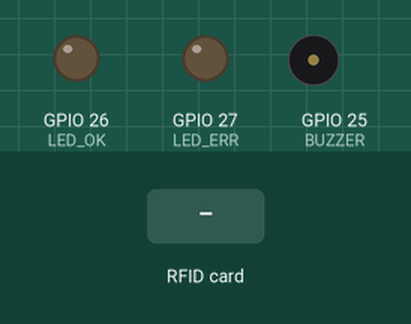
A sketch run on a simulated ESP32. Parts: output pins drawn as LEDs (lit = HIGH), buzzer (waves = sounding, pin HIGH). The inputs (shaded band) are chosen by the test bench. WiFi joins after 1.5 s; servers stay silent unless stated; uploads are accepted with an empty reply; what the sketch prints to the serial monitor is not drawn.

Above: at 2.7 s.
2.8 s: RFID card 5E 7A 19 C4 held to the reader
At 3.07 s:
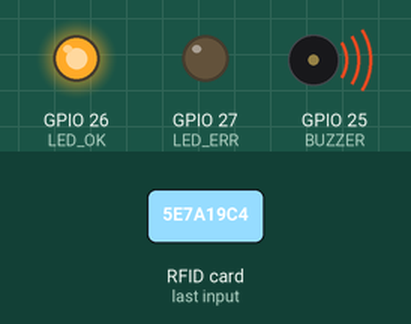
Timing chart, 0 to 5.8 s (numbered marks = the images above; inputs shaded):
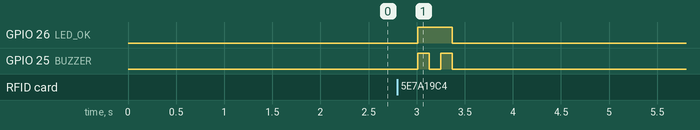

Measured:
- after the input at 2.8 s, GPIO 26 (LED_OK): LOW → HIGH after 0.21 s, → LOW 0.36 s later; GPIO 25 (BUZZER): alternates HIGH for 0.12 s and LOW for 0.12 s, 4 changes in all, then stays LOW, starting after 0.21 s

The sketch:

esp32-rfid-attendance.ino
```cpp
/*
 * Absensi RFID — ESP32 + RC522 (MFRC522, 13.56MHz)
 * Tap kartu -> kirim UID ke Jurnalku (endpoint API-key) -> buzzer + LED umpan balik.
 *
 * Wiring (ESP32 DevKit v1 <-> RC522, 3.3V SAJA):
 *   RC522 SDA/SS -> GPIO5     RC522 SCK  -> GPIO18
 *   RC522 MOSI   -> GPIO23    RC522 MISO -> GPIO19
 *   RC522 RST    -> GPIO4     RC522 3.3V -> 3V3     RC522 GND -> GND
 *   Buzzer (+)   -> GPIO25    LED hijau -> GPIO26    LED merah -> GPIO27
 *
 * Library (Arduino Library Manager): "MFRC522" by GithubCommunity, "ArduinoJson".
 *
 * Konfigurasi di bawah: isi WIFI_SSID/PASS, SERVER, API_KEY.
 * Buat API key di aplikasi: menu REST API Developer -> buat key dengan izin
 * "absensi:write". Endpoint memakai header x-api-key (bukan login staf).
 */

#include <WiFi.h>
#include <HTTPClient.h>
#include <SPI.h>
#include <MFRC522.h>
#include <ArduinoJson.h>

// ====== KONFIGURASI ======
const char* WIFI_SSID = "NAMA_WIFI";
const char* WIFI_PASS = "PASSWORD_WIFI";
const char* SERVER    = "https://jurnal.contoh.sch.id"; // tanpa trailing slash
const char* API_KEY   = "ISI_API_KEY_ABSENSI_WRITE";     // izin: absensi:write

// ====== PIN ======
#define SS_PIN   5
#define RST_PIN  4
#define BUZZER   25
#define LED_OK   26
#define LED_ERR  27

MFRC522 rfid(SS_PIN, RST_PIN);

void beep(int ms) { digitalWrite(BUZZER, HIGH); delay(ms); digitalWrite(BUZZER, LOW); }

void setup() {
  Serial.begin(115200);
  pinMode(BUZZER, OUTPUT); pinMode(LED_OK, OUTPUT); pinMode(LED_ERR, OUTPUT);
  digitalWrite(LED_OK, LOW); digitalWrite(LED_ERR, LOW);

  SPI.begin();
  rfid.PCD_Init();
  Serial.println("\n[RFID] RC522 siap.");

  WiFi.mode(WIFI_STA);
  WiFi.begin(WIFI_SSID, WIFI_PASS);
  Serial.print("[WiFi] Menyambung");
  while (WiFi.status() != WL_CONNECTED) { delay(500); Serial.print("."); }
  Serial.printf("\n[WiFi] Tersambung: %s\n", WiFi.localIP().toString().c_str());
}

String uidToHex(MFRC522::Uid *uid) {
  String s;
  for (byte i = 0; i < uid->size; i++) {
    if (uid->uidByte[i] < 0x10) s += "0";
    s += String(uid->uidByte[i], HEX);
  }
  s.toUpperCase();
  return s;
}

// Kirim UID ke server. Return true bila 200 (tercatat/duplikat).
bool kirimAbsensi(const String &uid) {
  if (WiFi.status() != WL_CONNECTED) return false;
  HTTPClient http;
  String url = String(SERVER) + "/api/external/v1/absensi/scan";
  http.begin(url);
  http.addHeader("Content-Type", "application/json");
  http.addHeader("x-api-key", API_KEY);

  StaticJsonDocument<128> req;
  req["rfid_uid"] = uid;
  String body; serializeJson(req, body);

  int code = http.POST(body);
  String resp = http.getString();
  http.end();

  Serial.printf("[RFID] UID=%s HTTP=%d resp=%s\n", uid.c_str(), code, resp.c_str());

  if (code == 200) return true;
  // 404 UNMAPPED_RFID = kartu belum dipetakan ke siswa.
  return false;
}

void loop() {
  if (!rfid.PICC_IsNewCardPresent() || !rfid.PICC_ReadCardSerial()) return;

  String uid = uidToHex(&rfid.uid);
  bool ok = kirimAbsensi(uid);

  if (ok) { digitalWrite(LED_OK, HIGH); beep(120); delay(120); beep(120); digitalWrite(LED_OK, LOW); }
  else    { digitalWrite(LED_ERR, HIGH); beep(600); digitalWrite(LED_ERR, LOW); }

  rfid.PICC_HaltA();
  rfid.PCD_StopCrypto1();
  delay(800); // jeda anti-dobel tap
}
```
